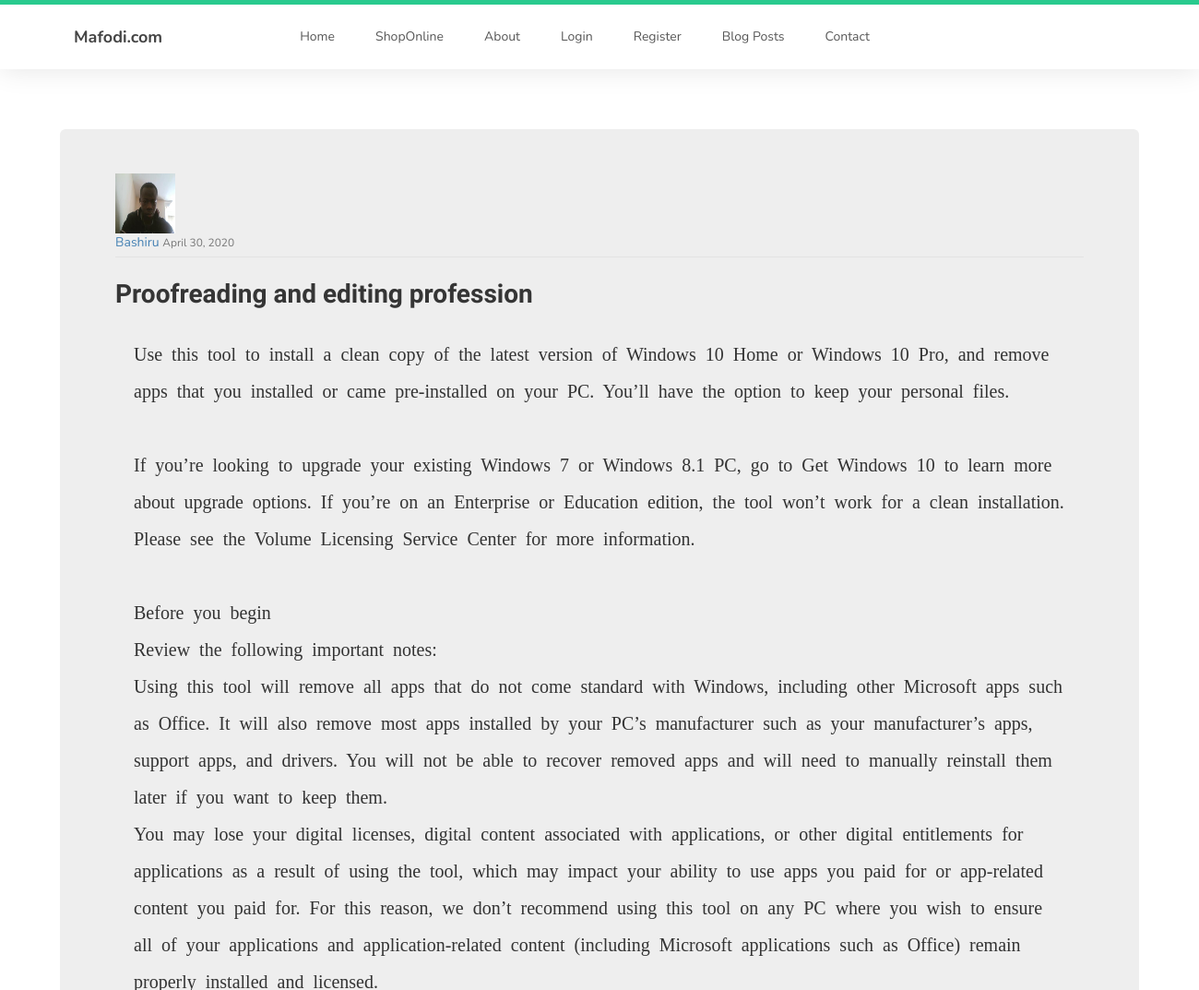
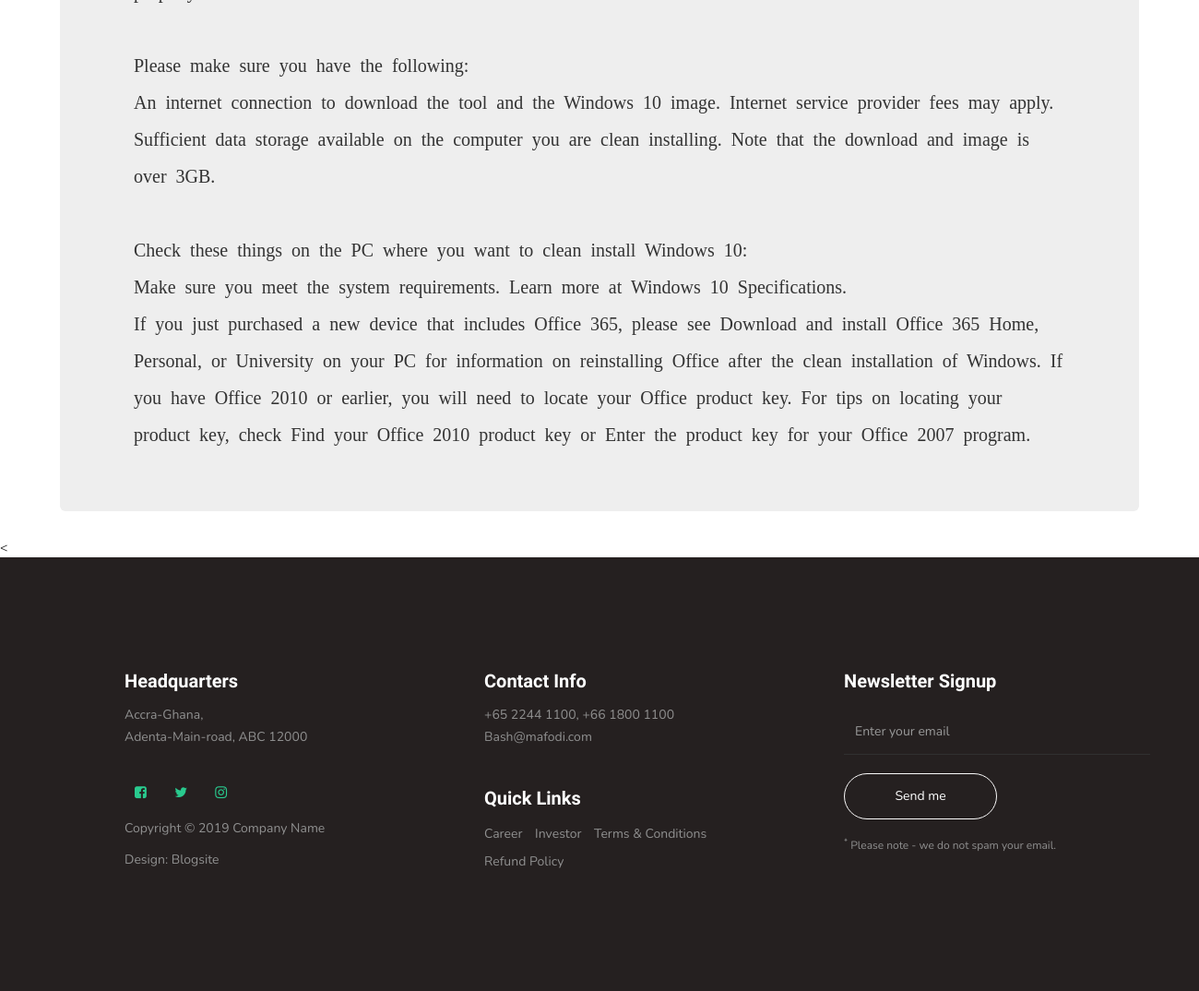
The page /post/41/ on the database its author committed (2 pictures, top to bottom).
### blog/models.py (models this page shows, shortened)
class post(models.Model):
    title = models.CharField(max_length=100)
    content = RichTextField(blank=True, null=True)
    date_posted = models.DateTimeField(default=timezone.now)
    author = models.ForeignKey(User, on_delete=models.CASCADE)

### user/models.py (models this page shows, shortened)
class profile(models.Model):
    user = models.OneToOneField(User, on_delete=models.CASCADE)
    image = models.ImageField(default='default.jpg', upload_to='profile_pics')

### blog/views.py (the view)
# urls.py: path('post/<int:pk>/',PostDetailView.as_view(), name='post-detail'),
class PostDetailView(DetailView):
    model = post

### blog/templates/blog/post_detail.html (shortened to what this page needs)
{% extends "blog/base.html" %}
{% load crispy_forms_tags %}
{% load static  %}
    {% block content %}
    <div class="jumbotron">
        <article >
            <img class="rounded-circle  article-img" src="{{ post.author.profile.image.url}}">
            <div class="media-body">
                <div class="article-metadata">
                    <a class="mr-2" href="{% url 'user-posts' post.author.username %}">{{ object.author }}</a>
                    <small class="text-muted">{{ object.date_posted|date:"F d, Y "}}</small>
                </div>
                <h2 class="article-title">{{ object.title }}</h2>
                <p class="article-content">{{ object.content|safe }}</p>
            </div>
        </article>
    </div>
    {% endblock content%}

### blog/static/blog/main.css (style rules this page uses)
html { position: relative; min-height: 100%; }
body { background: #fafafa; color: #333333; margin-top: 4rem; margin-bottom:150px; }
h1, h2, h3, h4, h5, h6 { color: #444444; }
.article-img { height: 65px; width: 65px; margin-right: 16px; }
.article-metadata { padding-bottom: 5px; margin-bottom: 4px; border-bottom: 1px solid #e3e3e3; }

### blog/static/blog/style.css (style rules this page uses)
html { font-size: 62.5%; box-sizing: border-box; }
body { font: 1.6rem Helvetica; height: 100vh; margin: 0; }
a { text-decoration: none; }
.mr-2 { color: steelblue; }
.article-content { padding:5px 20px 0; white-space: pre-line; width:80rem; color: #333; font-family:'Glyphicons Halflings'; word-spacing:5px; line-height:40px; font-size:20px !important; display:block; }
@media all and (min-width:500px) { .article-content { width:100%; } }

### blog/static/website/css/templatemo-style.css (style rules this page uses)
body { background: #ffffff; font-family: 'Nunito', sans-serif; overflow-x: hidden; padding-top: 70px; }
h1,h2,h3,h4,h5,h6 { font-family: 'Muli', sans-serif; font-weight: bold; line-height: inherit; }
h2 { color: #353535; font-size: 2em; padding-bottom: 10px; }
p { color: #757575; font-size: 14px; font-weight: normal; line-height: 24px; }
html { -webkit-font-smoothing: antialiased; }
a { color: #252525; -webkit-transition: 0.5s; transition: 0.5s; text-decoration: none !important; }
a, input, button, .form-control { -webkit-transition: 0.5s; transition: 0.5s; }

### rows shown on the page
post: author.profile.image (picture), author "Bashiru", date_posted "April 30, 2020", title "Proofreading and editing profession", content "Use this tool to install a clean copy of the latest version of Windows 10 Home or Windows 10 Pro, and remove apps that you installed or came pre-installed on your PC. You’ll have the option to keep your personal files. If you’re looking to upgrade your existing Windows 7 or Windows 8.1 PC, go to Get Windows 10 to learn more about upgrade options. If you’re on an Enterprise or Education edition, the tool won’t work for a clean installation. Please see the Volume Licensing Service Center for more information. Before you begin Review the following important notes: Using this tool will remove all apps that do not come standard with Windows, including other Microsoft apps such as Office. It will…"
